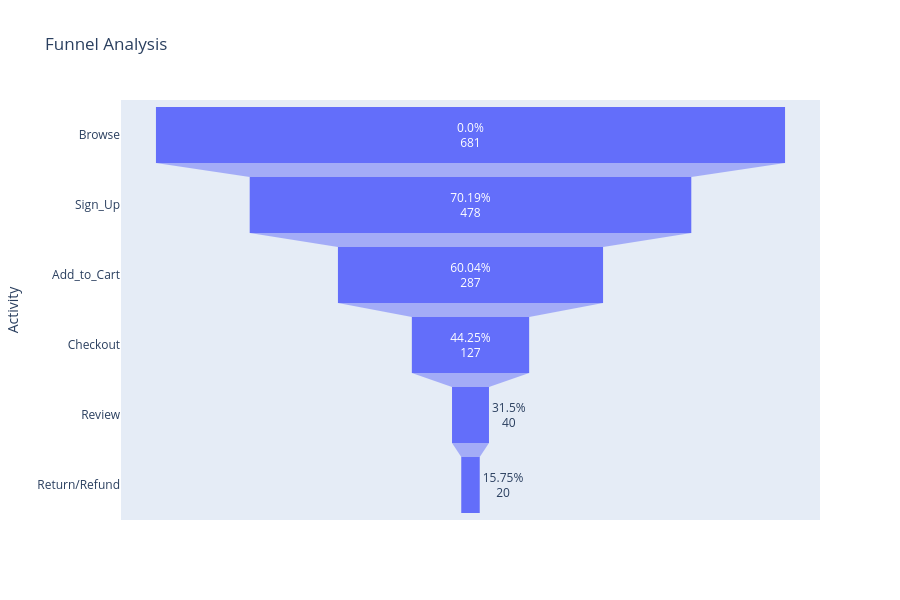

The cell this chart's notebook holds for it:
### Code cell
fig  = px.funnel(data_frame=funnel,y='Activity',x='count', text = 'Per_Conversion'
                 ,title='Funnel Analysis',height=600,
                 hover_data='avg_days_to_tran')  
fig.show()

### Figure 1 — Plotly figure (JSON) as saved in the notebook; plotly's stock layout.template omitted (floating-point values rounded to 4 significant figures)
{"data": [{"customdata": [[0.0], [2.52], [2.51], [14.43], [2.62], [3.4]], "hovertemplate": "count=%{x}<br>Activity=%{y}<br>Per_Conversion=%{text}<br>avg_days_to_tran=%{customdata[0]}<extra></extra>", "legendgroup": "", "marker": {"color": "#636efa"}, "name": "", "orientation": "h", "showlegend": false, "text": ["0.0%", "70.19%", "60.04%", "44.25%", "31.5%", "15.75%"], "type": "funnel", "x": [681, 478, 287, 127, 40, 20], "xaxis": "x", "y": ["Browse", "Sign_Up", "Add_to_Cart", "Checkout", "Review", "Return/Refund"], "yaxis": "y"}], "layout": {"height": 600, "legend": {"tracegroupgap": 0}, "title": {"text": "Funnel Analysis"}, "xaxis": {"anchor": "y", "domain": [0, 1], "title": {"text": "count"}}, "yaxis": {"anchor": "x", "domain": [0, 1], "title": {"text": "Activity"}}}}
